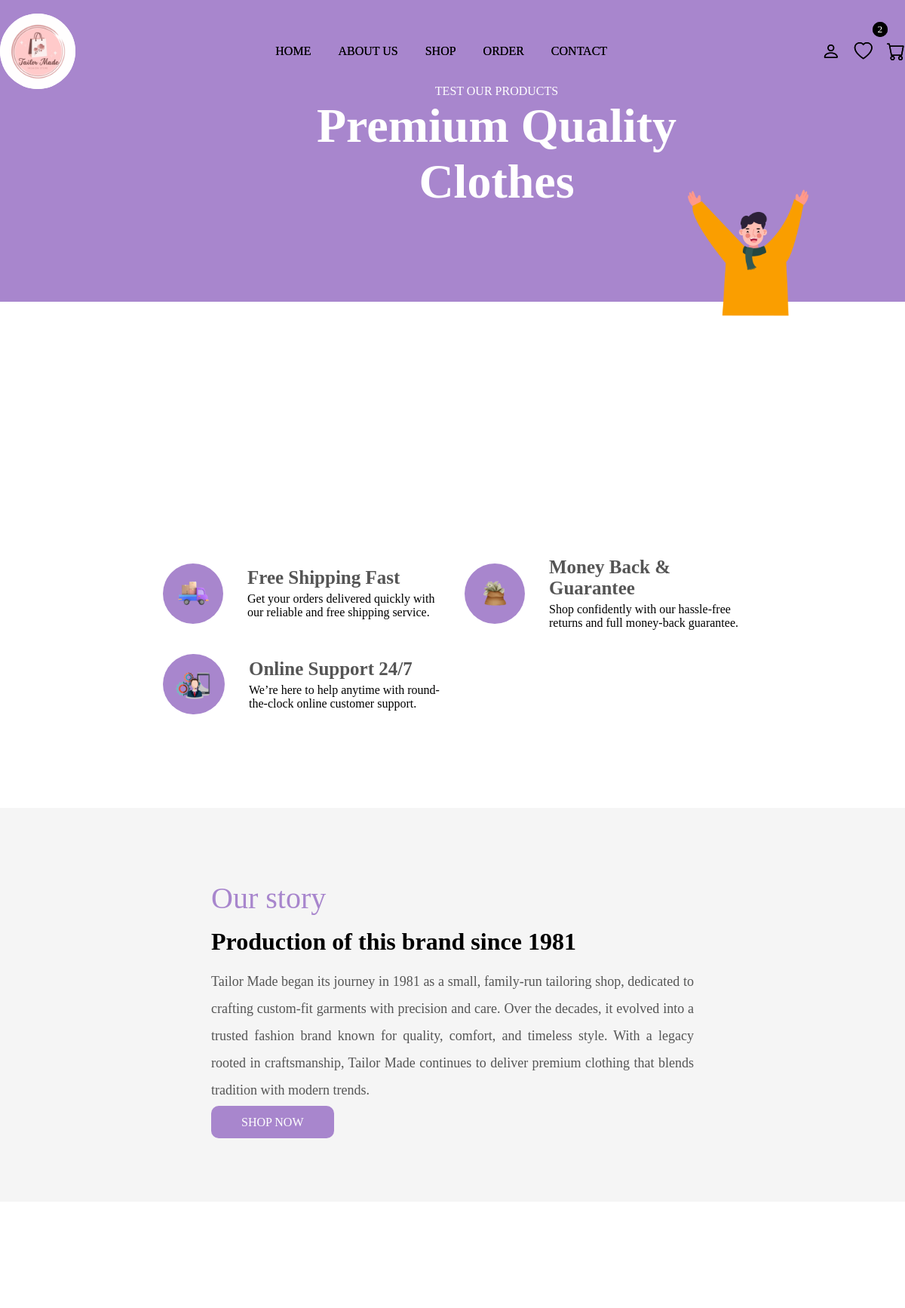
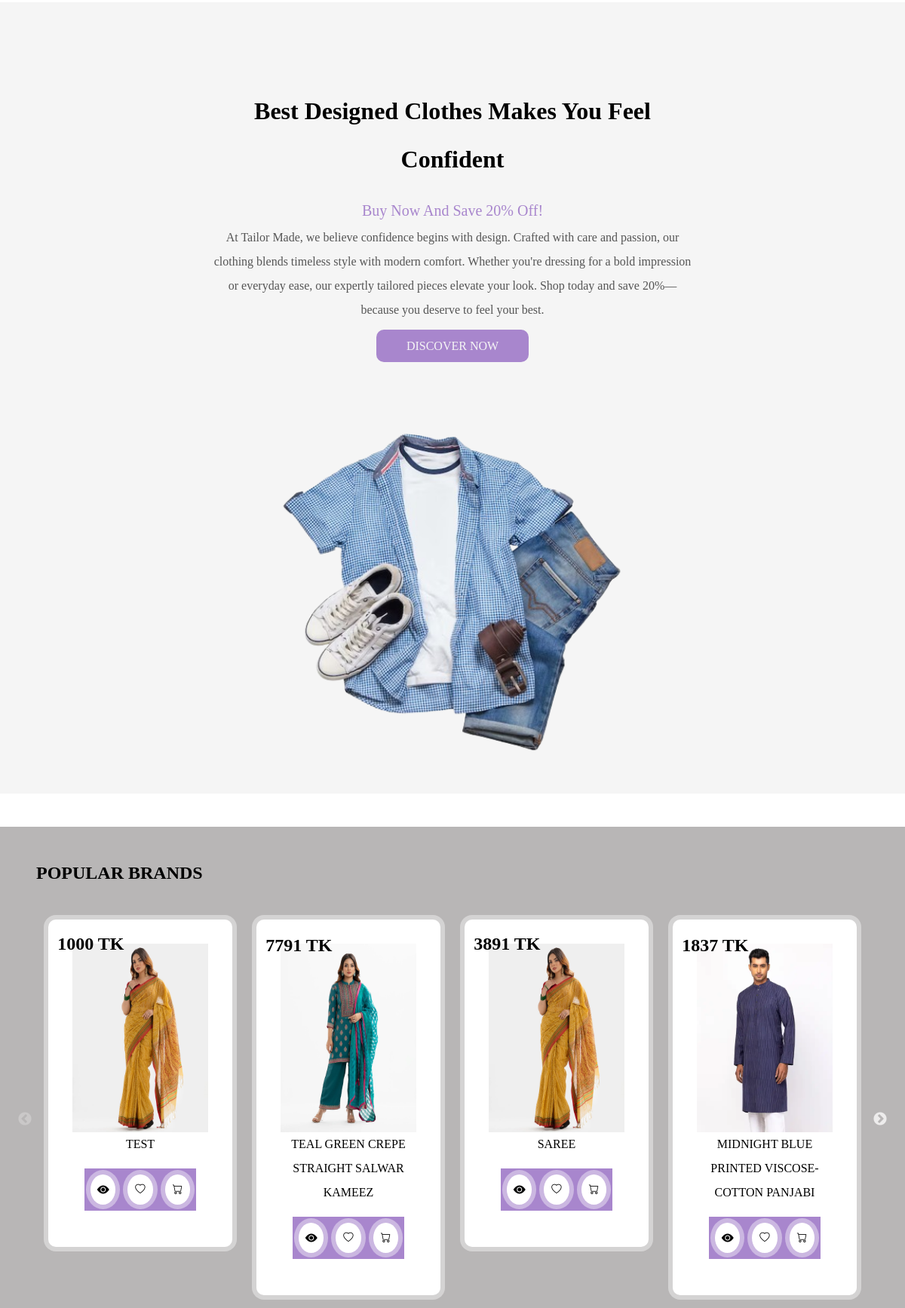
The app's page /Frontend/index.php (upper part) with its own data (2 pictures, top to bottom).
### tables this page shows
CREATE TABLE `products` (
  `id` int(255) NOT NULL,
  `name` varchar(255) NOT NULL,
  `price` varchar(255) NOT NULL,
  `product_details` varchar(255) NOT NULL,
  `image` varchar(255) NOT NULL
);

### Backend/homeshop.php (the view, shortened to what this page needs)
<?php
   include 'connection.php';
?>
<!DOCTYPE html>
<html lang="en">
<head>
    <link rel="stylesheet" href="https://cdn.jsdelivr.net/npm/bootstrap-icons@1.9.1/font/bootstrap-icons.css">
    <link rel="stylesheet" href="https://cdnjs.cloudflare.com/ajax/libs/slick-carousel/1.8.1/slick-theme.min.css" />
    <link rel="stylesheet" href="https://cdnjs.cloudflare.com/ajax/libs/slick-carousel/1.8.1/slick.min.css" />
    <link rel="stylesheet" href="main.css">
</head>
<body>
<?php include 'header.php'; ?>
<section class="popular-brands">
        <h2>POPULAR BRANDS</h2>
        <div class="popular-brands-content">
             <?php
               $select_products = mysqli_query($conn,"SELECT * FROM `products` ORDER BY id DESC") or die('query failed');
               if(mysqli_num_rows($select_products)>0){
                  while($fetch_products=mysqli_fetch_assoc($select_products)){
              ?>
              <form method="post" class="card">
                   <img src="image/<?php echo $fetch_products['image']; ?>">
                   <div class="price"><?php echo $fetch_products['price']; ?> Tk</div>
                   <div class="name"><?php echo $fetch_products['name']; ?></div>
                   <div class="icon">
                       <a href="view_page.php?pid=<?php echo $fetch_products['id']; ?>" class="bi bi-eye-fill"></a>
                       <button type="submit" name="add_to_wishlist" class="bi bi-heart"></button>
                       <button type="submit" name="add_to_cart" class="bi bi-cart"></button>
                   </div>
              </form>
              <?php
                 }
                }else{
                   echo '<p class="empty">no products added yet!</p>';
                }
               ?>
        </div>
</section>
</body>
</html>

### Frontend/style.css (style rules this page uses)
* { margin: 0; padding: 0; box-sizing: border-box; }
:root { --box-shadow: 0px 0px 0px 6px rgb(255 255 255/40%); --orange: rgb(168, 134, 205); }
a { text-decoration: none; }
input,button,textarea, select { outline: none; border: 1px solid #55555544; background: transparent; width: 100%; padding: 1rem 1.5rem; border-radius: 10px; margin: 1rem 0; }
button { cursor: pointer; }

### Frontend/main.css (style rules this page uses)
* { margin: 0; padding: 0; box-sizing: border-box; }
:root { --box-shadow2: 0px 0px 0px 6px rgb(255 255 255/40%); --orange: rgb(168, 134, 205); }
a { text-decoration: none; }
input,button,textarea, select { outline: none; border: 1px solid #55555544; background: transparent; width: 100%; padding: 1rem 1.5rem; border-radius: 10px; margin: 1rem 0; }
button { cursor: pointer; }
.popular-brands { position: relative; padding: 4%; background: #b8b6b6; }
.popular-brands h2 { margin-bottom: 2rem; }
.popular-brands-content { display: flex; }
.popular-brands-content .card { width: 300px; margin: 1rem; height: auto; }
.popular-brands-content img { width: 100%; height: 250px; transition: 2s; }
.popular-brands-content .card { background: #fff; box-shadow: var(--box-shadow2); padding: 2rem; margin: 1rem; text-align: center; border-radius: 10px; line-height: 2; text-transform: uppercase; position: relative; }
.popular-brands-content .card .icon { display: flex; padding: 0; justify-content: center; align-items: center; background: var(--orange); margin: 1rem; }
.popular-brands-content .card button { border: none; cursor: pointer; }
.popular-brands-content .card button, .popular-brands-content .card a { width: 40px; height: 40px; border-radius: 50%; padding: 0; display: flex; justify-content: center; align-items: center; color: #000; background: #fff; margin: .5rem; box-shadow: var(--box-shadow2); }
.price { position: absolute; text-align: 5%; left: 5%; top: 2%; font-weight: bold; font-size: 1.5rem; }

### records on screen
products: image (picture), price "1000", name "TEST"
products: image (picture), price "7791", name "TEAL GREEN CREPE STRAIGHT SALWAR KAMEEZ"
products: image (picture), price "3891", name "SAREE"
products: image (picture), price "1837", name "MIDNIGHT BLUE PRINTED VISCOSE-COTTON PANJABI"

### other values on screen
$wishlist_num_rows "2"
